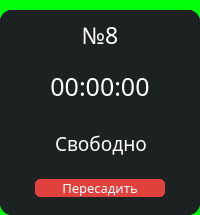
                  <widget class="QFrame" name="PC_8">
                   <property name="styleSheet">
                    <string notr="true">background-color: #00FF0A;
border-radius: 15px;</string>
                   </property>
                   <property name="frameShape">
                    <enum>QFrame::StyledPanel</enum>
                   </property>
                   <property name="frameShadow">
                    <enum>QFrame::Raised</enum>
                   </property>
                   <layout class="QVBoxLayout" name="verticalLayout_62">
                    <property name="spacing">
                     <number>0</number>
                    </property>
                    <property name="leftMargin">
                     <number>0</number>
                    </property>
                    <property name="topMargin">
                     <number>10</number>
                    </property>
                    <property name="rightMargin">
                     <number>0</number>
                    </property>
                    <property name="bottomMargin">
                     <number>0</number>
                    </property>
                    <item>
                     <widget class="QFrame" name="frame_16">
                      <property name="styleSheet">
                       <string notr="true">background-color: rgb(28, 33, 34);
border-radius: 12px;</string>
                      </property>
                      <property name="frameShape">
                       <enum>QFrame::StyledPanel</enum>
                      </property>
                      <property name="frameShadow">
                       <enum>QFrame::Raised</enum>
                      </property>
                      <layout class="QVBoxLayout" name="verticalLayout_63">
                       <property name="spacing">
                        <number>0</number>
                       </property>
                       <property name="leftMargin">
                        <number>0</number>
                       </property>
                       <property name="topMargin">
                        <number>0</number>
                       </property>
                       <property name="rightMargin">
                        <number>0</number>
                       </property>
                       <property name="bottomMargin">
                        <number>0</number>
                       </property>
                       <item>
                        <widget class="QFrame" name="frame_26">
                         <property name="frameShape">
                          <enum>QFrame::StyledPanel</enum>
                         </property>
                         <property name="frameShadow">
                          <enum>QFrame::Raised</enum>
                         </property>
                         <layout class="QVBoxLayout" name="verticalLayout_64">
                          <property name="spacing">
                           <number>0</number>
                          </property>
                          <property name="leftMargin">
                           <number>0</number>
                          </property>
                          <property name="topMargin">
                           <number>0</number>
                          </property>
                          <property name="rightMargin">
                           <number>0</number>
                          </property>
                          <property name="bottomMargin">
                           <number>0</number>
                          </property>
                          <item>
                           <widget class="QFrame" name="num_pc_8">
                            <property name="frameShape">
                             <enum>QFrame::StyledPanel</enum>
                            </property>
                            <property name="frameShadow">
                             <enum>QFrame::Raised</enum>
                            </property>
                            <layout class="QHBoxLayout" name="horizontalLayout_56">
                             <item>
                              <widget class="QLabel" name="num_8">
                               <property name="font">
                                <font>
                                 <family>Montserrat Medium</family>
                                 <pointsize>-1</pointsize>
                                </font>
                               </property>
                               <property name="layoutDirection">
                                <enum>Qt::LeftToRight</enum>
                               </property>
                               <property name="styleSheet">
                                <string notr="true">color: #fff; font-size: 23px;</string>
                               </property>
                               <property name="text">
                                <string>№8</string>
                               </property>
                               <property name="alignment">
                                <set>Qt::AlignCenter</set>
                               </property>
                              </widget>
                             </item>
                            </layout>
                           </widget>
                          </item>
                          <item>
                           <widget class="QFrame" name="timer_pc_8">
                            <property name="frameShape">
                             <enum>QFrame::StyledPanel</enum>
                            </property>
                            <property name="frameShadow">
                             <enum>QFrame::Raised</enum>
                            </property>
                            <layout class="QHBoxLayout" name="horizontalLayout_57">
                             <item>
                              <widget class="QLabel" name="timer_8">
                               <property name="font">
                                <font>
                                 <family>Montserrat Medium</family>
                                 <pointsize>-1</pointsize>
                                </font>
                               </property>
                               <property name="styleSheet">
                                <string notr="true">color: #fff; font-size: 25px;</string>
                               </property>
                               <property name="text">
                                <string>00:00:00</string>
                               </property>
                               <property name="alignment">
                                <set>Qt::AlignCenter</set>
                               </property>
                              </widget>
                             </item>
                            </layout>
                           </widget>
                          </item>
                          <item>
                           <widget class="QFrame" name="line_8">
                            <property name="maximumSize">
                             <size>
                              <width>16777215</width>
                              <height>2</height>
                             </size>
                            </property>
                            <property name="styleSheet">
                             <string notr="true">background-color: #7B7B7B;</string>
                            </property>
                            <property name="frameShape">
                             <enum>QFrame::StyledPanel</enum>
                            </property>
                            <property name="frameShadow">
                             <enum>QFrame::Raised</enum>
                            </property>
                           </widget>
                          </item>
                         </layout>
                        </widget>
                       </item>
                       <item>
                        <widget class="QFrame" name="frame_27">
                         <property name="maximumSize">
                          <size>
                           <width>16777215</width>
                           <height>125</height>
                          </size>
                         </property>
                         <property name="sizeIncrement">
                          <size>
                           <width>0</width>
                           <height>0</height>
                          </size>
                         </property>
                         <property name="frameShape">
                          <enum>QFrame::StyledPanel</enum>
                         </property>
                         <property name="frameShadow">
                          <enum>QFrame::Raised</enum>
                         </property>
                         <layout class="QVBoxLayout" name="verticalLayout_65">
                          <item>
                           <widget class="QFrame" name="info_PC_8">
                            <property name="maximumSize">
                             <size>
                              <width>16777215</width>
                              <height>42</height>
                             </size>
                            </property>
                            <property name="font">
                             <font>
                              <pointsize>8</pointsize>
                             </font>
                            </property>
                            <property name="frameShape">
                             <enum>QFrame::StyledPanel</enum>
                            </property>
                            <property name="frameShadow">
                             <enum>QFrame::Raised</enum>
                            </property>
                            <layout class="QHBoxLayout" name="horizontalLayout_58">
                             <property name="leftMargin">
                              <number>11</number>
                             </property>
                             <item>
                              <widget class="QLabel" name="info_8">
                               <property name="font">
                                <font>
                                 <family>Montserrat Medium</family>
                                 <pointsize>-1</pointsize>
                                </font>
                               </property>
                               <property name="styleSheet">
                                <string notr="true">color: #fff; font-size: 19px;</string>
                               </property>
                               <property name="text">
                                <string>Свободно</string>
                               </property>
                               <property name="alignment">
                                <set>Qt::AlignCenter</set>
                               </property>
                              </widget>
                             </item>
                            </layout>
                           </widget>
                          </item>
                          <item>
                           <widget class="QFrame" name="btn_transplant_PC_8">
                            <property name="maximumSize">
                             <size>
                              <width>16777215</width>
                              <height>60</height>
                             </size>
                            </property>
                            <property name="frameShape">
                             <enum>QFrame::StyledPanel</enum>
                            </property>
                            <property name="frameShadow">
                             <enum>QFrame::Raised</enum>
                            </property>
                            <layout class="QHBoxLayout" name="horizontalLayout_59">
                             <item>
                              <widget class="QPushButton" name="transplant_8">
                               <property name="maximumSize">
                                <size>
                                 <width>130</width>
                                 <height>50</height>
                                </size>
                               </property>
                               <property name="font">
                                <font>
                                 <family>Montserrat Medium</family>
                                 <pointsize>10</pointsize>
                                </font>
                               </property>
                               <property name="styleSheet">
                                <string notr="true">QPushButton{
background-color: rgb(224, 65, 61);
color: #fff;
border-radius: 5px;
}

QPushButton:hover{
background-color: rgb(204, 5, 0);
}</string>
                               </property>
                               <property name="text">
                                <string>Пересадить</string>
                               </property>
                              </widget>
                             </item>
                            </layout>
                           </widget>
                          </item>
                         </layout>
                        </widget>
                       </item>
                      </layout>
                     </widget>
                    </item>
                   </layout>
                  </widget>
